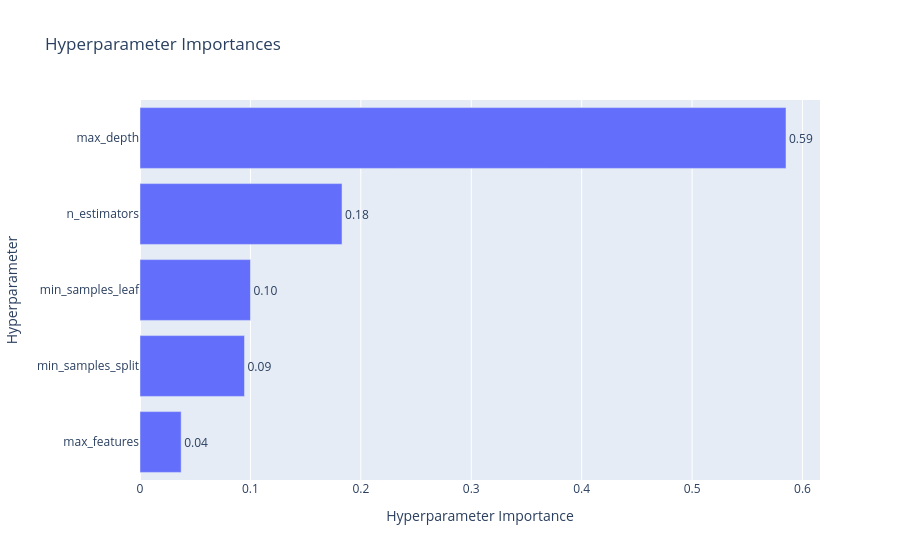

Here is the notebook cell this chart was saved with:
### Markdown cell above
### 2. Parameter Importance: Which parameters matter most?

### Code cell
# Plot parameter importances
fig = plot_param_importances(study)
fig.show()

print("""
🎯 WHAT THIS SHOWS:
- Most important parameters at the top
- Importance = how much each parameter affects accuracy

PRODUCTION INSIGHT:
- Focus tuning on important parameters
- Fix less important ones to save compute
- Example: If max_depth is crucial but max_features isn't,
  fix max_features='sqrt' and only tune max_depth
""")

### Figure 1 — Plotly figure (JSON) as saved in the notebook; plotly's stock layout.template omitted (floating-point values rounded to 4 significant figures)
{"data": [{"cliponaxis": false, "hovertemplate": ["max_features (CategoricalDistribution): 0.03727289715427481<extra></extra>", "min_samples_split (IntDistribution): 0.0946335230726039<extra></extra>", "min_samples_leaf (IntDistribution): 0.1000505164351939<extra></extra>", "n_estimators (IntDistribution): 0.18298037897769454<extra></extra>", "max_depth (IntDistribution): 0.5850626843602329<extra></extra>"], "name": "Objective Value", "orientation": "h", "text": ["0.04", "0.09", "0.10", "0.18", "0.59"], "textposition": "outside", "type": "bar", "x": [0.03727, 0.09463, 0.1001, 0.183, 0.5851], "y": ["max_features", "min_samples_split", "min_samples_leaf", "n_estimators", "max_depth"]}], "layout": {"title": {"text": "Hyperparameter Importances"}, "xaxis": {"title": {"text": "Hyperparameter Importance"}}, "yaxis": {"title": {"text": "Hyperparameter"}}}}
